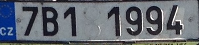
%> input picture SPZ_100/SPZ_001.bmp, 199 x 45 px; its folder holds only this picture in this run
$ octave main_old.m   (GNU Octave 9; MATLAB toolbox functions it lacks are replaced by stand-ins)
%> lines starting %> are read from the running program, lines starting %| are printed output that depends on the picture; in (x1, y1, x2, y2) boxes, pixels count from 0 and x2, y2 are one past the last pixel; in counts of white or black regions, pixels touching at a corner belong together; the program's own positions count from 1
%> further down, img is the input picture: size 45x199x3 uint8; mean R, G, B 100.5, 105.7, 114.4
### code/_not used/2014_04_24 - old/wlady_workspace/rgb_separation.m
function [SPZ_final] = rgb_separation(SPZ_raw)

%% function separates red, green and blue parts of picture SPZ_raw
%% input - RGB picture
%% output - grayscale picture RGB separated

%% BODY

%% invert colours

    SPZ_gray = rgb2gray(SPZ_raw);
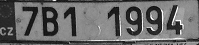
%> SPZ_gray: size 45x199 uint8; min 5, max 255, mean 105.1
    SPZ_gray_inv = SPZ_gray;
    SPZ_raw_inv = SPZ_raw;
    SPZ_gray_inv_final = SPZ_gray_inv;
    SPZ_final = SPZ_gray_inv;

    for i = 1: size(SPZ_gray, 1)
        for j = 1: size(SPZ_gray, 2)
            SPZ_gray_inv(i,j) = 256-SPZ_gray(i,j);
            SPZ_raw_inv(i,j,1) = 256 - SPZ_raw(i,j,1);
            SPZ_raw_inv(i,j,2) = 256 - SPZ_raw(i,j,2);
            SPZ_raw_inv(i,j,3) = 256 - SPZ_raw(i,j,3);
        end
    end
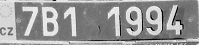
%> SPZ_gray_inv: size 45x199 uint8; min 1, max 251, mean 150.9
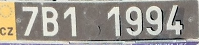
%> SPZ_raw_inv: size 45x199x3 uint8; mean R, G, B 155.5, 150.3, 141.6

%%

% [17 lines of commented-out code are left out]

    for i = 1: size(SPZ_raw, 1)
        for j = 1: size(SPZ_raw, 2)

            SPZ_gray_inv_final(i,j) = SPZ_gray_inv(i,j) - (4*(SPZ_raw_inv(i,j,1) - SPZ_gray_inv(i,j)));
            SPZ_gray_inv_final(i,j) = SPZ_gray_inv_final(i,j) - (4*(SPZ_raw_inv(i,j,2) - SPZ_gray_inv(i,j)));
            SPZ_gray_inv_final(i,j) = SPZ_gray_inv_final(i,j) - (4*(SPZ_raw_inv(i,j,3) - SPZ_gray_inv(i,j)));

        end
    end
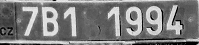
%> SPZ_gray_inv_final: size 45x199 uint8; min 0, max 246, mean 125

%     figure(2)
%     imshow(SPZ_gray_inv_final)

    for i = 1: size(SPZ_gray_inv_final, 1)
        for j = 1: size(SPZ_gray_inv_final, 2)
            SPZ_final(i,j) = 256-SPZ_gray_inv_final(i,j);
        end
    end
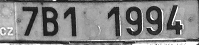
%> SPZ_final: size 45x199 uint8; min 10, max 255, mean 131
%     figure(511)
%     imshow(SPZ_final)


%% end of function
end

### code/wlady_workspace/fragmentation.m
function [SPZ_final] = fragmentation(SPZ_raw)
%% picture fragmentation function
%% input grayscale image
%% output binary file (0, 255)

%% BODY

    pixel_count_x = 30;
    pixel_count_y = 150;

    div_x = floor(size(SPZ_raw, 1) / pixel_count_x);
%> div_x = 1
    div_y = floor(size(SPZ_raw, 2) / pixel_count_y);
%> div_y = 1
%     size_x = floor(size(SPZ_raw, 1) / div_x);
%     size_y = floor(size(SPZ_raw, 2) / div_y);

    SPZ_final = zeros(size(SPZ_raw, 1), size(SPZ_raw, 2));

%% counts sizes array for X axis

    sizes_x = 1;
    for i = 1:div_x-1
        sizes_x(i+1) = pixel_count_x*i;
    end
    sizes_x(div_x + 1) = size(SPZ_raw, 1);

%% counts sizes array for Y axis

    sizes_y = 1;
    for i = 1:div_y-1
        sizes_y(i+1) = pixel_count_y*i;
    end
    sizes_y(div_y + 1) = size(SPZ_raw, 2);

%% go through all segments of SPZ using segment_thresholding

    for i = 1:div_x
        for j = 1:div_y
            x1 = sizes_x(i);
            x2 = sizes_x(i+1);
            y1 = sizes_y(j);
            y2 = sizes_y(j+1);
            SPZ_final(x1:x2, y1:y2) = segment_thresholding(SPZ_raw(x1:x2, y1:y2));
        end % for j
    end %for i
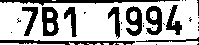
%> SPZ_final: size 45x199 double; 69.4% white; 32 black regions (22 under 20 px), largest, box (x1, y1, x2, y2) and area: (0, 0, 180, 6) 450, (0, 40, 135, 45) 415, (42, 7, 59, 36) 334

%% end of function
end

### code/_not used/old/main_old.m
%% cleaning

clc;
close all;
clear all;

%% testing
%% rotating
% [10 lines of commented-out code are left out]

%% cutting-off background

% [10 lines of commented-out code are left out]

for i = 1:100

    name = sprintf('./SPZ_100/SPZ_%03d.bmp', i);
    img = imread(name);
    img = rgb_separation(img);

%     figure(i)
%     imshow(img)
    img1 = fragmentation(img);
    save_to = sprintf('./SPZ_100_THolded/SPZ_%03d.bmp', i);
    imwrite(img1, save_to, 'bmp')
%> (the run ends here)
